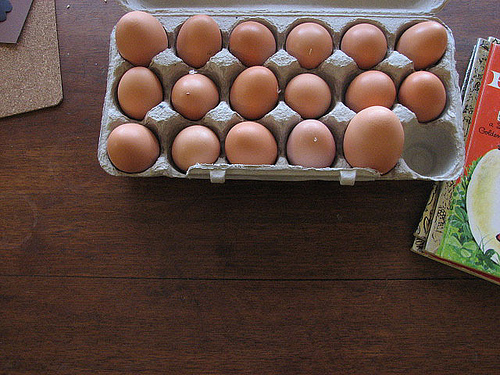
//> input picture opencv_image_segmentation/build/eggs1.jpg, 500 x 375 px
$ ./find_coins   (built with g++ and OpenCV 4)
//> lines starting //> are read from the running program, lines starting //| are printed output that depends on the picture; after the words box and inside, x2 and y2 are one past the last pixel; in counts of white or black regions, pixels touching at a corner belong together
//> further down, image is the input picture: 375 rows x 500 cols, CV_8UC3; mean B, G, R 63.7, 72.1, 94.1
### countCoins/preprocess.hpp
#include <opencv2/opencv.hpp>
using namespace cv;
using namespace std;

// [9 lines left out: function draw_rotatedRect, not called in this run]

Mat  preprocessing(Mat img)				// ��ó��
{
	Mat gray, th_img;
	cvtColor(img, gray, CV_BGR2GRAY);
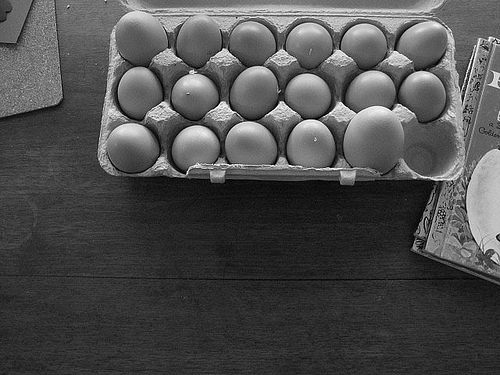
//> gray: 375 rows x 500 cols, CV_8UC1; min 0, max 255, mean 77.7
	GaussianBlur(gray, gray, Size(7, 7), 2, 2);
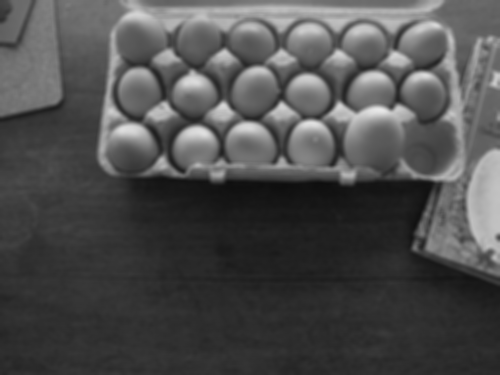
//> gray: 375 rows x 500 cols, CV_8UC1; min 14, max 232, mean 77.7

	threshold(gray, th_img, 130, 255, THRESH_BINARY | THRESH_OTSU);
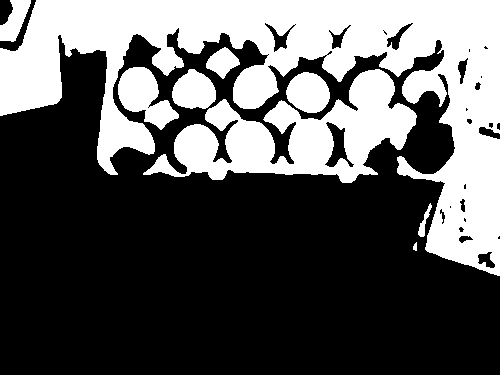
//> th_img: 375 rows x 500 cols, CV_8UC1; 35.5% white; 9 white regions
	//morphologyEx(th_img, th_img, MORPH_OPEN, Mat(), Point(-1, -1), 1);
	return th_img;
}

// ���� ���� ����ǥ�� ��ȯ
vector<RotatedRect>  find_coins(Mat img)
{
	vector<vector<Point> > contours;
	findContours(img.clone(), contours, RETR_EXTERNAL, CHAIN_APPROX_SIMPLE);
//> contours = 9 contours, 1 with area under 20; largest, box (x1, y1, x2, y2) and area: (0, 0, 500, 276) 46475, (143, 69, 417, 183) 13684, (118, 67, 179, 130) 1944, (286, 72, 330, 113) 1302, (172, 69, 216, 109) 1245, (0, 0, 31, 42) 678, (206, 47, 240, 79) 573, (418, 203, 432, 237) 119

	Mat col;
	cvtColor(img, col, CV_GRAY2BGR);
//> col: 375 rows x 500 cols, CV_8UC3; 35.5% white; 9 white regions, largest, box (x1, y1, x2, y2) and area: (0, 0, 500, 276) 46614, (143, 69, 417, 183) 13682, (118, 67, 179, 130) 2045

	vector<RotatedRect> circles;
	for (int i = 0; i< (int)contours.size(); i++)
	{
		RotatedRect  mr = minAreaRect(contours[i]);
		float radius = (mr.size.width + mr.size.height) / 4.0f;

		//		circle(col, mr.center,2 , Scalar(255, 0, 0), 2);
		//		draw_rotatedRect(col, mr, Scalar(0, 255, 0), 2);
		//		imshow("img", col);

		if (radius > 18) circles.push_back(mr);
	}
//> this loop made 9 passes
//> (mr, radius) on passes 1 to 9: (centre (414.5, 246), size (8, 3), angle -90, 2.75), (centre (424.4, 219.4), size (34.4, 6.8), angle -76, 10.31), (centre (308.2, 92.8), size (38.9, 42.4), angle -45, 20.33), (centre (279, 142.1), size (279.3, 106.5), angle -11.3, 96.44), (centre (193.5, 88.5), size (39, 43), angle -90, 20.5), (centre (143.8, 99.3), size (41.7, 68.6), angle -32.7, 27.59), (centre (221.6, 62.5), size (29.4, 25.1), angle -41.2, 13.62), (centre (249.5, 137.5), size (275, 499), angle -90, 193.5), (centre (13, 19.2), size (48.3, 19.9), angle -68.2, 17.04)
	return circles;
}

### countCoins/find_coins.cpp
#include "preprocess.hpp"

int main()
{
	int coin_no = 70;
	String  fname = format("/home/hjpark/Pictures/eggs1.jpg", coin_no);
	Mat  image  = imread(fname, 1 );
	CV_Assert(image.data);

	Mat th_img = preprocessing(image);
	vector<RotatedRect> circles = find_coins(th_img);
//> circles = 5 RotatedRects (x, y, width, height, angle): [308.2, 92.75, 38.89, 42.43, -45], [279, 142.1, 279.3, 106.5, -11.31], [193.5, 88.5, 39, 43, -90], [143.8, 99.29, 41.75, 68.62, -32.66], [249.5, 137.5, 275, 499, -90]

	for (int i = 0; i < circles.size(); i++)
	{
		float radius = circles[i].angle * -1;
		cout << "i=" << i << " radius=" << radius << " Center=" << circles[i].center << "\n";
		if(radius>1)
	    circle(image, circles[i].center, radius, Scalar(0, 255, 0), 1, 4, 0);
	}
//> this loop made 5 passes
//> radius on passes 1 to 5: 45, 11.31, 90, 32.66, 90
//| i=0 radius=45 Center=[308.25, 92.75]
//| i=1 radius=11.3099 Center=[279.019, 142.096]
//| i=2 radius=90 Center=[193.5, 88.5]
//| i=3 radius=32.6609 Center=[143.773, 99.2863]
//| i=4 radius=90 Center=[249.5, 137.5]
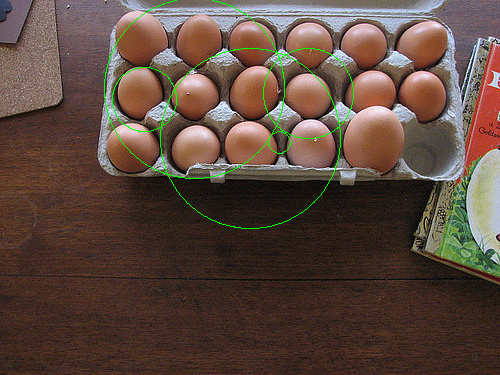
//> image: 375 rows x 500 cols, CV_8UC3; 0.81% of pixels changed, all inside (x1, y1, x2, y2) = (104, 0, 354, 229)

	imshow("Preprocessed image", th_img);
	imshow("Original", image);
	waitKey();

	return 0;
}
